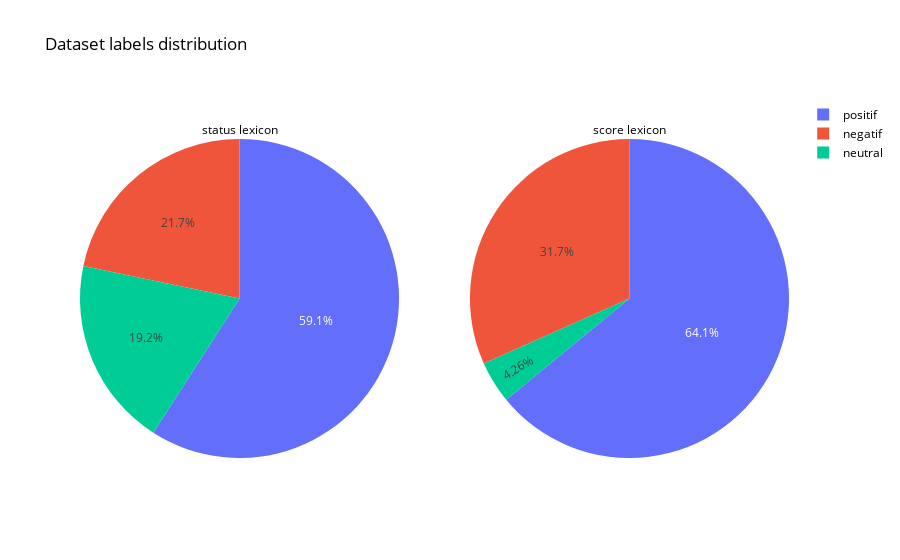

Notebook code cell kept with this figure:
### Code cell
import plotly.subplots as sp
import plotly.graph_objects as go

# Membuat subplot dengan 1 baris dan 2 kolom
fig = sp.make_subplots(rows=1, cols=2, specs=[[{'type':'domain'}, {'type':'domain'}]])

# Menambahkan pie chart pertama untuk status_lexicon
fig.add_trace(go.Pie(labels=list(status_cnt.keys()), values=list(status_cnt.values()), name="status_lexicon",title="status lexicon"),
              1, 1)

# Menambahkan pie chart kedua untuk score_lexicon
fig.add_trace(go.Pie(labels=list(score_cnt.keys()), values=list(score_cnt.values()), name="score_lexicon",title="score lexicon"),
              1, 2)

# Update layout untuk menampilkan judul dan mengubah warna
fig.update_layout(
    title_text="Dataset labels distribution",
    paper_bgcolor="white",
    plot_bgcolor="black",
    font=dict(color="black")
)

# Menampilkan figure
fig.show()

### Figure 1 — Plotly figure (JSON) as saved in the notebook; plotly's stock layout.template omitted (floating-point values rounded to 4 significant figures)
{"data": [{"domain": {"x": [0, 0.45], "y": [0, 1]}, "labels": ["positif", "neutral", "negatif"], "name": "status_lexicon", "title": {"text": "status lexicon"}, "type": "pie", "values": [11587, 3764, 4260]}, {"domain": {"x": [0.55, 1], "y": [0, 1]}, "labels": ["positif", "negatif", "neutral"], "name": "score_lexicon", "title": {"text": "score lexicon"}, "type": "pie", "values": [12562, 6213, 836]}], "layout": {"font": {"color": "black"}, "paper_bgcolor": "white", "plot_bgcolor": "black", "title": {"text": "Dataset labels distribution"}}}
